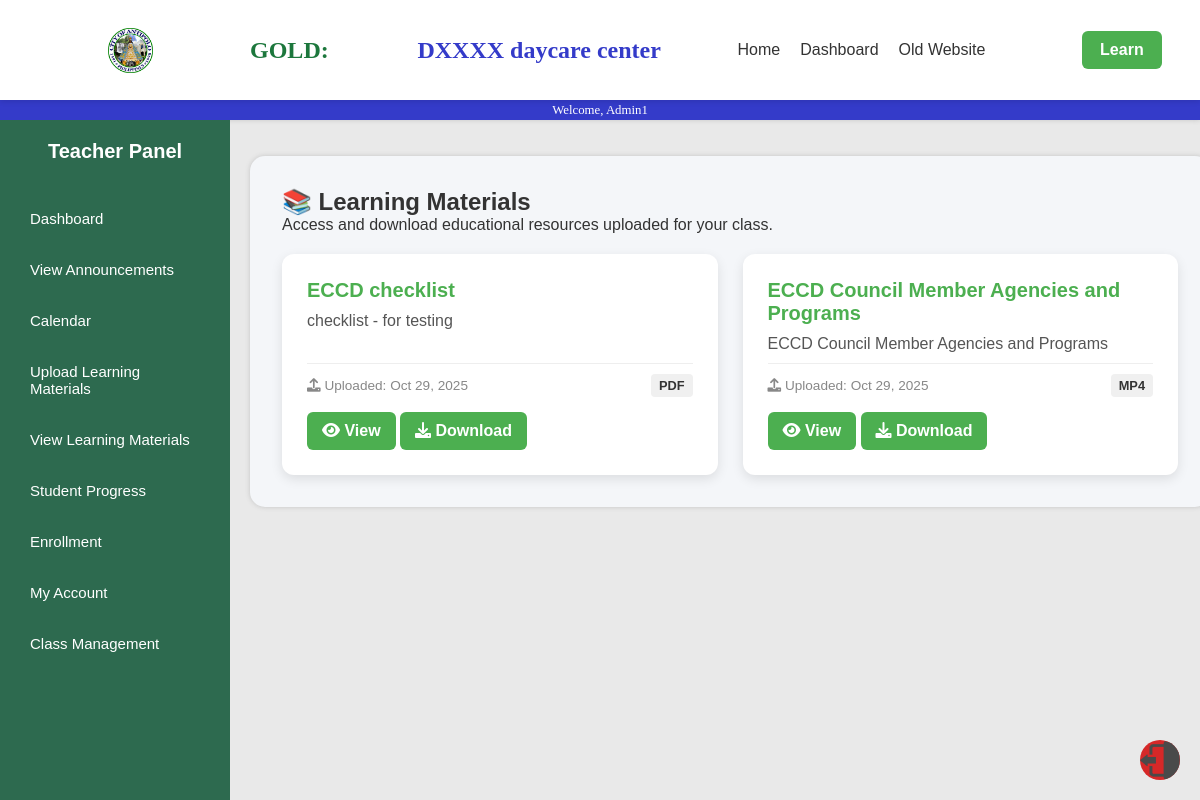
/view_materials2.php (signed in), run on the app's committed database.
### tables this page shows
CREATE TABLE `learning_materials` (
  `id` int(11) NOT NULL,
  `title` varchar(255) NOT NULL,
  `description` text DEFAULT NULL,
  `file_path` varchar(500) NOT NULL,
  `file_type` enum('pdf','video') NOT NULL,
  `uploaded_by` int(11) NOT NULL,
  `uploaded_at` timestamp NULL DEFAULT current_timestamp()
);

### view_materials2.php (the view, shortened to what this page needs)
<?php
$conn = new mysqli("localhost", "root", "", "myfirstdatabase");
$query = "SELECT title, description, file_path, file_type, uploaded_at FROM learning_materials ORDER BY uploaded_at DESC";
$result = $conn->query($query);
$materials = [];
while ($row = $result->fetch_assoc()) {
    $file_extension = pathinfo($row['file_path'], PATHINFO_EXTENSION);
    $row['file_type_display'] = strtoupper($file_extension);
    $row['full_file_path'] = $row['file_path'];
    $materials[] = $row;
}
?>
<!DOCTYPE html>
<html>
<head>
    <link rel="stylesheet" href="css/style1.css">
    <link rel="stylesheet" href="css2/dashboard.css">
    <link rel="stylesheet" href="https://cdnjs.cloudflare.com/ajax/libs/font-awesome/6.0.0-beta3/css/all.min.css">
</head>
<body>
    <div class="Topbar">
        <img class="Antipolo" src="pictures/ANTIPOLO.png">
        <h1 class="TopbarTitle1">GOLD: &nbsp; </h1>
        <h1 class="TopbarTitle2"> DXXXX daycare center</h1>
        <nav class="navbar">
            <ul>
                <li><a href="home1.php">Home</a></li>
                <li><a href="dashboard.php">Dashboard</a></li>
                <li><a href="extra.php">Old Website</a></li>
            </ul>
        </nav>
        <a href="learning.html" class="cta-btn">Learn</a>
    </div>
    <div class="Topbarline">
        <p class="TopbarLineText">Welcome, <?php echo htmlspecialchars($_SESSION['username']); ?></p>
    </div>
    <?php include('includes/teacher_sidebar.php'); ?>
    <div class="Home_container">
        <h2>📚 Learning Materials</h2>
        <p>Access and download educational resources uploaded for your class.</p>
        <?php if (empty($materials)): ?>
            <div class="no-materials">No materials available.</div>
        <?php else: ?>
            <div class="materials-grid">
                <?php foreach ($materials as $mat): ?>
                    <div class="material-card">
                        <h3><?php echo htmlspecialchars($mat['title']); ?></h3>
                        <p><?php echo htmlspecialchars($mat['description']); ?></p>
                        <div class="material-info">
                            <span><i class="fas fa-upload"></i> Uploaded: <?php echo date("M d, Y", strtotime($mat['uploaded_at'])); ?></span>
                            <span class="file-tag"><?php echo htmlspecialchars($mat['file_type_display']); ?></span>
                        </div>
                        <div class="material-actions">
                            <a href="<?php echo htmlspecialchars($mat['full_file_path']); ?>" target="_blank" class="action-btn view-btn">
                                <i class="fas fa-eye"></i> View
                            </a>
                            <a href="<?php echo htmlspecialchars($mat['full_file_path']); ?>" download class="action-btn download-btn">
                                <i class="fas fa-download"></i> Download
                            </a>
                        </div>
                    </div>
                <?php endforeach; ?>
            </div>
        <?php endif; ?>
    </div>
    <img src="pictures/LOicon.png" alt="Logout" class="logout" onclick="confirmLogout()">
</body>
</html>

### css/style1.css (style rules this page uses)
* { margin: 0; padding: 0; box-sizing: border-box; }
body { font-family: 'Poppins', sans-serif; background: #f4f8f5; color: #333; }
.logout { background: #d62828; margin-top: auto; text-align: center; }

### css2/dashboard.css (style rules this page uses)
Body { background-color: #e9e9e9; margin: 0; font-family: Arial, sans-serif; }
.Topbar { display: flex; align-items: center; justify-content: space-around; width: 100%; height: 100px; background-color: #ffffff; padding-left: 50px; position: sticky; top: 0; z-index: 1000; box-shadow: 0px 2px 5px rgba(0,0,0,0.1); }
.Topbarline { height: 20px; width: 100%; background-color: #343bc9; box-shadow: 0px 0px 5px #c4c4c4; display: flex; align-items: center; justify-content: center; }
.TopbarLineText { font-family: Calibri; color: #ffffff; font-size: 80%; }
.TopbarTitle1 { font-size: 150%; font-family: Calibri; color: #1c773c; }
.TopbarTitle2 { font-size: 150%; font-family: Calibri; color: #343bc9; }
.Antipolo { margin: 20px; height: 45px; width: 45px; }
.Home_container { border-radius: 15px; margin: 0 auto; margin-top: 3%; flex: 1; display: flex; flex-direction: column; Width: 80%; height: auto; background-color: #FFFFFF; box-shadow: 0px 0px 5px #c4c4c4; }
.navbar ul { list-style: none; display: flex; gap: 20px; }
.navbar a { text-decoration: none; color: #333; font-weight: 500; transition: color 0.3s ease; }
.cta-btn { background-color: #4caf50; color: #fff; padding: 10px 18px; border-radius: 6px; font-weight: 600; text-decoration: none; transition: background-color 0.3s ease; margin-left: 20px; }
.logout { position: fixed; bottom: 20px; right: 20px; width: 40px; height: 40px; border-radius: 50%; transition: filter 0.3s ease; cursor: pointer; }

### view_materials2.php (style rules this page uses)
.Home_container { margin-left: 250px; padding: 2rem; background-color: #f4f6f9; }
.materials-grid { display: grid; grid-template-columns: repeat(auto-fill, minmax(300px, 1fr)); gap: 25px; margin-top: 20px; }
.material-card { background-color: white; border-radius: 12px; box-shadow: 0 4px 12px rgba(0, 0, 0, 0.1); padding: 25px; transition: transform 0.2s, box-shadow 0.2s; display: flex; flex-direction: column; }
.material-card h3 { color: #4CAF50; margin-top: 0; margin-bottom: 10px; font-size: 1.25rem; }
.material-card p { color: #555; margin-bottom: 10px; flex-grow: 1; }
.material-info { font-size: 0.85rem; color: #888; border-top: 1px solid #eee; padding-top: 10px; display: flex; justify-content: space-between; align-items: center; }
.file-tag { background: #f0f0f0; color: #333; padding: 4px 8px; border-radius: 4px; font-weight: bold; font-size: 0.8rem; }
.material-card a { display: inline-block; background-color: #4CAF50; color: white; padding: 10px 15px; text-align: center; border-radius: 6px; text-decoration: none; font-weight: bold; transition: background-color 0.2s; margin-top: 15px; }

### data on the page
learning_materials: title "ECCD checklist", description "checklist - for testing", uploaded_at "Oct 29, 2025", file_type_display "PDF"
learning_materials: title "ECCD Council Member Agencies and Programs", description "ECCD Council Member Agencies and Programs", uploaded_at "Oct 29, 2025", file_type_display "MP4"

### other printed values
$_SESSION['username'] "Admin1"
